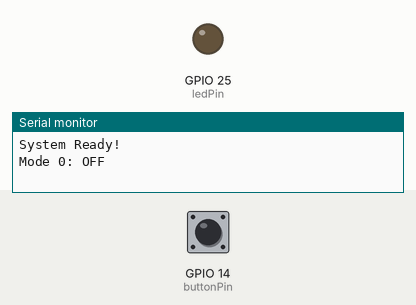
Recording of a sketch running on a simulated ESP32. Parts: output pins drawn as LEDs (lit = HIGH), the last lines printed to the serial monitor. Dashed ring = blinking. The test bench sets the inputs (shaded band); at power-on: GPIO 14 (buttonPin) HIGH.

Above: at 1.2 s.
1.3 s: GPIO 14 (buttonPin) pulled LOW for 0.15 s
At 2.1 s:
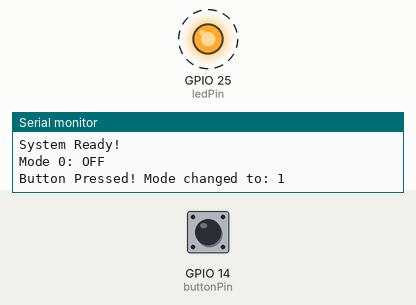
Timing chart, 0 to 10.4 s (numbered marks = the images above; inputs shaded):
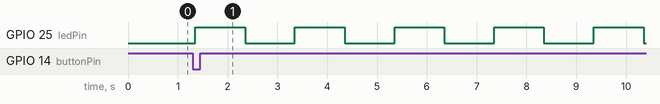

The sketch:

source_code.ino
```cpp
// ESP32 Problem 2: Multi-State Button Toggle & Non-Blocking LED Flashing
// Simple Arduino IDE Format

const int buttonPin = 14; // Push button pin
const int ledPin = 25;    // LED pin

// Button debouncing variables
int buttonState = HIGH;
int lastButtonState = HIGH;
unsigned long lastDebounceTime = 0;
const unsigned long debounceDelay = 50; // 50ms debounce time

// State management
int currentMode = 0;      // 0: OFF, 1: Slow, 2: Medium, 3: Fast
const int totalModes = 4; // Total number of states

// Non-blocking LED timing variables (using millis)
unsigned long previousMillis = 0;
int ledState = LOW;

void setup() {
  Serial.begin(115200);

  // Configure pins
  pinMode(buttonPin, INPUT_PULLUP); // Internal pull-up (pressing = LOW)
  pinMode(ledPin, OUTPUT);

  digitalWrite(ledPin, LOW); // Start with LED OFF

  Serial.println("System Ready!");
  Serial.println("Mode 0: OFF");
}

void loop() {
  unsigned long currentMillis = millis();

  // ==========================================
  // 1. BUTTON READING & DEBOUNCING
  // ==========================================
  int reading = digitalRead(buttonPin);

  // If state changed, reset the debounce timer
  if (reading != lastButtonState) {
    lastDebounceTime = currentMillis;
  }

  // If state has been stable longer than the debounce delay
  if ((currentMillis - lastDebounceTime) > debounceDelay) {
    // If the button state has actually changed
    if (reading != buttonState) {
      buttonState = reading;

      // Only change mode on button PRESS (LOW because of INPUT_PULLUP)
      if (buttonState == LOW) {
        currentMode++; // Move to next mode
        if (currentMode >= totalModes) {
          currentMode = 0; // Loop back to 0
        }

        Serial.print("Button Pressed! Mode changed to: ");
        Serial.println(currentMode);
      }
    }
  }
  lastButtonState = reading;

  // ==========================================
  // 2. NON-BLOCKING LED FLASHING LOGIC
  // ==========================================
  unsigned long blinkInterval = 0;

  // Set interval based on current mode
  switch (currentMode) {
    case 0: blinkInterval = 0;    break; // OFF
    case 1: blinkInterval = 1000; break; // Slow Blink (1 second)
    case 2: blinkInterval = 300;  break; // Medium Blink (0.3 seconds)
    case 3: blinkInterval = 100;  break; // Fast Blink (0.1 seconds)
  }

  if (currentMode == 0) {
    // Mode 0: LED completely OFF
    ledState = LOW;
    digitalWrite(ledPin, ledState);
  } else {
    // Modes 1, 2, 3: Blink using millis() without blocking
    if (currentMillis - previousMillis >= blinkInterval) {
      previousMillis = currentMillis; // Save the last time LED blinked

      // Toggle LED state
      if (ledState == LOW) {
        ledState = HIGH;
      } else {
        ledState = LOW;
      }
      digitalWrite(ledPin, ledState);
    }
  }
}
```

Measured:
- after the input at 1.3 s, GPIO 25 (ledPin): alternates HIGH for 1.0 s and LOW for 1.0 s, starting after 0.05 s
